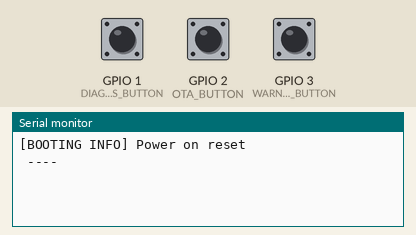
Recording of a sketch running on a simulated ESP32. Parts: the last lines printed to the serial monitor. Inputs (shaded band) come from the test bench; at power-on: GPIO 1 (DIAGNOSTICS_BUTTON) HIGH, GPIO 2 (OTA_BUTTON) HIGH, GPIO 3 (WARNING_BUTTON) HIGH.

Above: at 1.2 s.
1.3 s: GPIO 1 (DIAGNOSTICS_BUTTON) pulled LOW for 0.15 s
At 1.9 s:
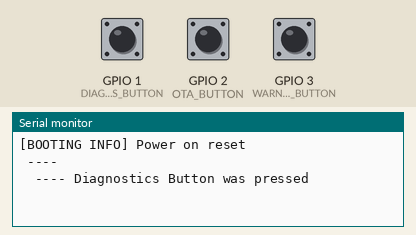
2.9 s: GPIO 2 (OTA_BUTTON) pulled LOW for 0.15 s
4.5 s: GPIO 3 (WARNING_BUTTON) pulled LOW for 0.15 s
At 4.9 s:
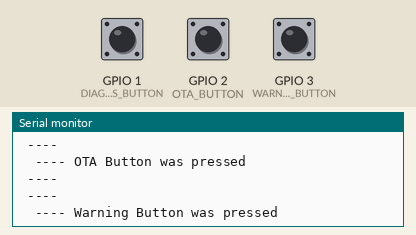

Measured:
- after the input at 1.3 s, the serial monitor: prints a new line at once (image 1)
- after the input at 4.5 s, the serial monitor: prints a new line at once (image 2)

The sketch:

42_Sign_buttons_debugging.ino
```cpp
#include "header.h"

volatile unsigned long last_interrupt_diagnostics = 0;              // for a button debounce
volatile unsigned long last_interrupt_ota = 0;                      // for a button debounce
volatile unsigned long last_interrupt_warning = 0;                  // for a button debounce

# define DEBOUNCE_DELAY 1000UL                                      // for a button debounce


volatile bool          diagnostics_pressed = false;
volatile bool          ota_pressed = false;
volatile bool          warning_pressed = false;

uint64_t gpio_mask = (1ULL << 2) | (1ULL << 3) | (1ULL << 4);        // this bit-mask enables GPIO 2, 3, 4
                                                                     // for wake up with a button

void setup(void)
{
    /* initialise Serial port */
    Serial.begin(115200);

    /* detect wake up reason */
    ft_report_reboot_reason();

    /* initialise the buttons */
    pinMode(DIAGNOSTICS_BUTTON, INPUT_PULLUP);
    attachInterrupt(DIAGNOSTICS_BUTTON, isr_diagnostics, FALLING);  // RISING edge might be more stable
    pinMode(OTA_BUTTON, INPUT_PULLUP);
    attachInterrupt(OTA_BUTTON, isr_ota, FALLING);
    pinMode(WARNING_BUTTON, INPUT_PULLUP);
    attachInterrupt(WARNING_BUTTON, isr_warning, FALLING);
}

void loop(void)
{
    int i = 10;
    unsigned long line_time;
    volatile unsigned long last_line = 0;

    while (i > 0)
    {
        line_time = millis();
        if (line_time - last_line > 1000)
        {
            last_line = line_time;
            Serial.println(" ----");
        }
        if (diagnostics_pressed)
        {
            diagnostics_pressed = false;
            Serial.println("  ---- Diagnostics Button was pressed");
            i--;
        }
        if (ota_pressed)
        {
            ota_pressed = false;
            Serial.println("  ---- OTA Button was pressed");
            i--;
        }
        if (warning_pressed)
        {
            warning_pressed = false;
            Serial.println("  ---- Warning Button was pressed");
            i--;
        }
    }
    delay (1000);                           // delay to prevent accidental wake up with button debounce
    ft_go_to_sleep(60000);                  // 1 min
}


void IRAM_ATTR isr_diagnostics(void)
{
    unsigned long interrupt_time = millis();
    if (interrupt_time - last_interrupt_diagnostics > DEBOUNCE_DELAY)
    {
        last_interrupt_diagnostics = interrupt_time;
        diagnostics_pressed = true;
    }
}

void IRAM_ATTR isr_ota(void)
{
    unsigned long interrupt_time = millis();
    if (interrupt_time - last_interrupt_ota > DEBOUNCE_DELAY)
    {
        last_interrupt_ota = interrupt_time;
        ota_pressed = true;
    }
}

void IRAM_ATTR isr_warning(void)
{
    unsigned long interrupt_time = millis();
    if (interrupt_time - last_interrupt_warning > DEBOUNCE_DELAY)
    {
        last_interrupt_warning = interrupt_time;
        warning_pressed = true;
    }
}

void  ft_go_to_sleep(uint64_t time_in_millis)
{
    esp_err_t result;

    result = esp_deep_sleep_enable_gpio_wakeup(gpio_mask, ESP_GPIO_WAKEUP_GPIO_LOW);  // set GPIOs from the bit-mask as wake-up sources
    if (result != ESP_OK)
        Serial.println("Failed to enable GPIO wakeup");
    Serial.println("\nDEVICE STOP\n");
    esp_sleep_enable_timer_wakeup(time_in_millis * 1000);                             // set timer as the second wake-up source
    esp_deep_sleep_start();                                                           // go to sleep
}


/*
 *  Buttons and timer have the same wake-up reason
 */
void ft_report_reboot_reason(void)
{
    esp_reset_reason_t  reset_reason;

    reset_reason = esp_reset_reason();
    if (reset_reason == ESP_RST_UNKNOWN)
        Serial.println("[BOOTING INFO] Unknown reset reason\n");
    else if (reset_reason == ESP_RST_POWERON)
        Serial.println("[BOOTING INFO] Power on reset\n");           // reason for wake up with pushing the Reset button
    else if (reset_reason == ESP_RST_EXT)
        Serial.println("[BOOTING INFO] External reset\n");
    else if (reset_reason == ESP_RST_SW)
        Serial.println("[BOOTING INFO] Software reset\n");
    else if (reset_reason == ESP_RST_PANIC)
        Serial.println("[BOOTING INFO] CPU Panic reset\n");
    else if (reset_reason == ESP_RST_INT_WDT)
        Serial.println("[BOOTING INFO] Interrupt watchdog reset\n");
    else if (reset_reason == ESP_RST_TASK_WDT)
        Serial.println("[BOOTING INFO] Task watchdog reset\n");
    else if (reset_reason == ESP_RST_WDT)
        Serial.println("[BOOTING INFO] General watchdog reset\n");
    else if (reset_reason == ESP_RST_DEEPSLEEP)                       // reason for wake up with a button or a timer
        Serial.println("[BOOTING INFO] Deep sleep reset\n");
    else if (reset_reason == ESP_RST_BROWNOUT)
        Serial.println("[BOOTING INFO] Brownout reset\n");
    else if (reset_reason == ESP_RST_SDIO)
        Serial.println("[BOOTING INFO] SDIO reset\n");
    else
        Serial.println("[BOOTING INFO] Reset info is missing\n");
}
```

header.h
```cpp
# include <stdio.h>
# include <esp_system.h>
# include <esp_sleep.h>
# include <driver/gpio.h>

# define DIAGNOSTICS_BUTTON      D0
# define OTA_BUTTON              D1
# define WARNING_BUTTON          D2

void IRAM_ATTR        isr_diagnostics(void);
void IRAM_ATTR        isr_ota(void);
void IRAM_ATTR        isr_warning(void);
void                  ft_report_reboot_reason(void);
void                  ft_go_to_sleep(uint64_t time_in_millis);
```
